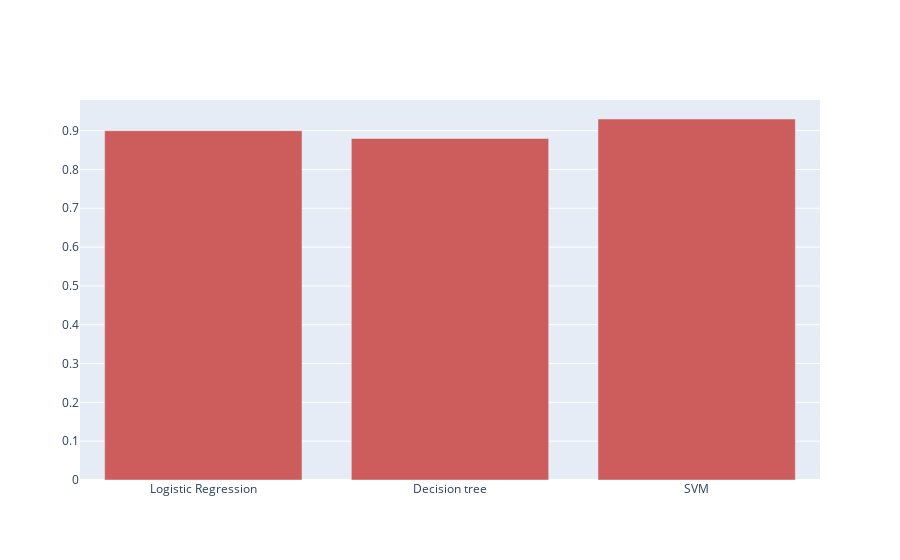

Notebook cell for this chart:
### Markdown cell above
# Comparison Model

### Code cell
# plot accuracy of all models using plotly

import plotly.graph_objects as go

fig = go.Figure()

fig.add_trace(go.Bar(

    x=['Logistic Regression', 'Decision tree', 'SVM'],

    y=[0.90, 0.88, 0.93],

    name='Accuracy',

    marker_color='indianred'

))

### Figure 1 — Plotly figure (JSON) as saved in the notebook; plotly's stock layout.template omitted (floating-point values rounded to 4 significant figures)
{"data": [{"marker": {"color": "indianred"}, "name": "Accuracy", "type": "bar", "x": ["Logistic Regression", "Decision tree", "SVM"], "y": [0.9, 0.88, 0.93]}], "layout": {}}
